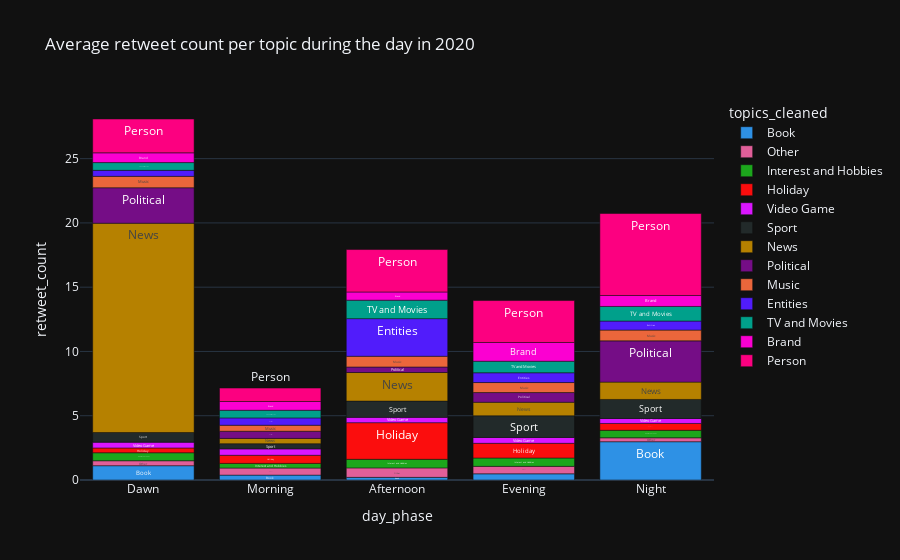

This figure's notebook cell:
### Code cell
fig = px.bar(topic_analysis_2020_day_phase, x="day_phase", y="retweet_count", color="topics_cleaned", text="topics_cleaned", category_orders={'day_phase': day_phases}, title="Average retweet count per topic during the day in 2020",
             color_discrete_sequence=px.colors.qualitative.Dark24)
fig.show()

### Figure 1 — Plotly figure (JSON) as saved in the notebook; plotly's stock layout.template omitted (floating-point values rounded to 4 significant figures)
{"data": [{"alignmentgroup": "True", "hovertemplate": "topics_cleaned=%{text}<br>day_phase=%{x}<br>retweet_count=%{y}<extra></extra>", "legendgroup": "Book", "marker": {"color": "#2E91E5", "pattern": {"shape": ""}}, "name": "Book", "offsetgroup": "Book", "orientation": "v", "showlegend": true, "text": ["Book", "Book", "Book", "Book", "Book"], "textposition": "auto", "x": ["Afternoon", "Morning", "Evening", "Dawn", "Night"], "xaxis": "x", "y": [0.2065, 0.38, 0.4819, 1.113, 2.978], "yaxis": "y", "type": "bar"}, {"alignmentgroup": "True", "hovertemplate": "topics_cleaned=%{text}<br>day_phase=%{x}<br>retweet_count=%{y}<extra></extra>", "legendgroup": "Other", "marker": {"color": "#E15F99", "pattern": {"shape": ""}}, "name": "Other", "offsetgroup": "Other", "orientation": "v", "showlegend": true, "text": ["Other", "Other", "Other", "Other", "Other"], "textposition": "auto", "x": ["Night", "Dawn", "Morning", "Evening", "Afternoon"], "xaxis": "x", "y": [0.3034, 0.3846, 0.5502, 0.5798, 0.7348], "yaxis": "y", "type": "bar"}, {"alignmentgroup": "True", "hovertemplate": "topics_cleaned=%{text}<br>day_phase=%{x}<br>retweet_count=%{y}<extra></extra>", "legendgroup": "Interest and Hobbies", "marker": {"color": "#1CA71C", "pattern": {"shape": ""}}, "name": "Interest and Hobbies", "offsetgroup": "Interest and Hobbies", "orientation": "v", "showlegend": true, "text": ["Interest and Hobbies", "Interest and Hobbies", "Interest and Hobbies", "Interest and Hobbies", "Interest and Hobbies"], "textposition": "auto", "x": ["Morning", "Night", "Dawn", "Evening", "Afternoon"], "xaxis": "x", "y": [0.3631, 0.5853, 0.6225, 0.6501, 0.668], "yaxis": "y", "type": "bar"}, {"alignmentgroup": "True", "hovertemplate": "topics_cleaned=%{text}<br>day_phase=%{x}<br>retweet_count=%{y}<extra></extra>", "legendgroup": "Holiday", "marker": {"color": "#FB0D0D", "pattern": {"shape": ""}}, "name": "Holiday", "offsetgroup": "Holiday", "orientation": "v", "showlegend": true, "text": ["Holiday", "Holiday", "Holiday", "Holiday", "Holiday"], "textposition": "auto", "x": ["Dawn", "Night", "Morning", "Evening", "Afternoon"], "xaxis": "x", "y": [0.3742, 0.5312, 0.6324, 1.143, 2.851], "yaxis": "y", "type": "bar"}, {"alignmentgroup": "True", "hovertemplate": "topics_cleaned=%{text}<br>day_phase=%{x}<br>retweet_count=%{y}<extra></extra>", "legendgroup": "Video Game", "marker": {"color": "#DA16FF", "pattern": {"shape": ""}}, "name": "Video Game", "offsetgroup": "Video Game", "orientation": "v", "showlegend": true, "text": ["Video Game", "Video Game", "Video Game", "Video Game", "Video Game"], "textposition": "auto", "x": ["Night", "Afternoon", "Dawn", "Evening", "Morning"], "xaxis": "x", "y": [0.3883, 0.4121, 0.4508, 0.4553, 0.4968], "yaxis": "y", "type": "bar"}, {"alignmentgroup": "True", "hovertemplate": "topics_cleaned=%{text}<br>day_phase=%{x}<br>retweet_count=%{y}<extra></extra>", "legendgroup": "Sport", "marker": {"color": "#222A2A", "pattern": {"shape": ""}}, "name": "Sport", "offsetgroup": "Sport", "orientation": "v", "showlegend": true, "text": ["Sport", "Sport", "Sport", "Sport", "Sport"], "textposition": "auto", "x": ["Morning", "Dawn", "Afternoon", "Night", "Evening"], "xaxis": "x", "y": [0.4023, 0.7489, 1.268, 1.48, 1.689], "yaxis": "y", "type": "bar"}, {"alignmentgroup": "True", "hovertemplate": "topics_cleaned=%{text}<br>day_phase=%{x}<br>retweet_count=%{y}<extra></extra>", "legendgroup": "News", "marker": {"color": "#B68100", "pattern": {"shape": ""}}, "name": "News", "offsetgroup": "News", "orientation": "v", "showlegend": true, "text": ["News", "News", "News", "News", "News"], "textposition": "auto", "x": ["Morning", "Evening", "Night", "Afternoon", "Dawn"], "xaxis": "x", "y": [0.413, 1.05, 1.348, 2.222, 16.28], "yaxis": "y", "type": "bar"}, {"alignmentgroup": "True", "hovertemplate": "topics_cleaned=%{text}<br>day_phase=%{x}<br>retweet_count=%{y}<extra></extra>", "legendgroup": "Political", "marker": {"color": "#750D86", "pattern": {"shape": ""}}, "name": "Political", "offsetgroup": "Political", "orientation": "v", "showlegend": true, "text": ["Political", "Political", "Political", "Political", "Political"], "textposition": "auto", "x": ["Afternoon", "Morning", "Evening", "Dawn", "Night"], "xaxis": "x", "y": [0.4311, 0.557, 0.7538, 2.762, 3.21], "yaxis": "y", "type": "bar"}, {"alignmentgroup": "True", "hovertemplate": "topics_cleaned=%{text}<br>day_phase=%{x}<br>retweet_count=%{y}<extra></extra>", "legendgroup": "Music", "marker": {"color": "#EB663B", "pattern": {"shape": ""}}, "name": "Music", "offsetgroup": "Music", "orientation": "v", "showlegend": true, "text": ["Music", "Music", "Music", "Music", "Music"], "textposition": "auto", "x": ["Morning", "Evening", "Afternoon", "Night", "Dawn"], "xaxis": "x", "y": [0.466, 0.7793, 0.8333, 0.8386, 0.8869], "yaxis": "y", "type": "bar"}, {"alignmentgroup": "True", "hovertemplate": "topics_cleaned=%{text}<br>day_phase=%{x}<br>retweet_count=%{y}<extra></extra>", "legendgroup": "Entities", "marker": {"color": "#511CFB", "pattern": {"shape": ""}}, "name": "Entities", "offsetgroup": "Entities", "orientation": "v", "showlegend": true, "text": ["Entities", "Entities", "Entities", "Entities", "Entities"], "textposition": "auto", "x": ["Dawn", "Morning", "Night", "Evening", "Afternoon"], "xaxis": "x", "y": [0.4678, 0.5704, 0.7019, 0.7594, 2.928], "yaxis": "y", "type": "bar"}, {"alignmentgroup": "True", "hovertemplate": "topics_cleaned=%{text}<br>day_phase=%{x}<br>retweet_count=%{y}<extra></extra>", "legendgroup": "TV and Movies", "marker": {"color": "#00A08B", "pattern": {"shape": ""}}, "name": "TV and Movies", "offsetgroup": "TV and Movies", "orientation": "v", "showlegend": true, "text": ["TV and Movies", "TV and Movies", "TV and Movies", "TV and Movies", "TV and Movies"], "textposition": "auto", "x": ["Morning", "Dawn", "Evening", "Night", "Afternoon"], "xaxis": "x", "y": [0.5961, 0.6021, 0.8996, 1.137, 1.435], "yaxis": "y", "type": "bar"}, {"alignmentgroup": "True", "hovertemplate": "topics_cleaned=%{text}<br>day_phase=%{x}<br>retweet_count=%{y}<extra></extra>", "legendgroup": "Brand", "marker": {"color": "#FB00D1", "pattern": {"shape": ""}}, "name": "Brand", "offsetgroup": "Brand", "orientation": "v", "showlegend": true, "text": ["Brand", "Brand", "Brand", "Brand", "Brand"], "textposition": "auto", "x": ["Afternoon", "Morning", "Dawn", "Night", "Evening"], "xaxis": "x", "y": [0.6388, 0.6795, 0.7587, 0.8523, 1.458], "yaxis": "y", "type": "bar"}, {"alignmentgroup": "True", "hovertemplate": "topics_cleaned=%{text}<br>day_phase=%{x}<br>retweet_count=%{y}<extra></extra>", "legendgroup": "Person", "marker": {"color": "#FC0080", "pattern": {"shape": ""}}, "name": "Person", "offsetgroup": "Person", "orientation": "v", "showlegend": true, "text": ["Person", "Person", "Person", "Person", "Person"], "textposition": "auto", "x": ["Morning", "Dawn", "Evening", "Afternoon", "Night"], "xaxis": "x", "y": [1.045, 2.631, 3.262, 3.301, 6.376], "yaxis": "y", "type": "bar"}], "layout": {"xaxis": {"anchor": "y", "domain": [0.0, 1.0], "title": {"text": "day_phase"}, "categoryorder": "array", "categoryarray": ["Dawn", "Morning", "Afternoon", "Evening", "Night"]}, "yaxis": {"anchor": "x", "domain": [0.0, 1.0], "title": {"text": "retweet_count"}}, "legend": {"title": {"text": "topics_cleaned"}, "tracegroupgap": 0}, "title": {"text": "Average retweet count per topic during the day in 2020"}, "barmode": "relative"}}
